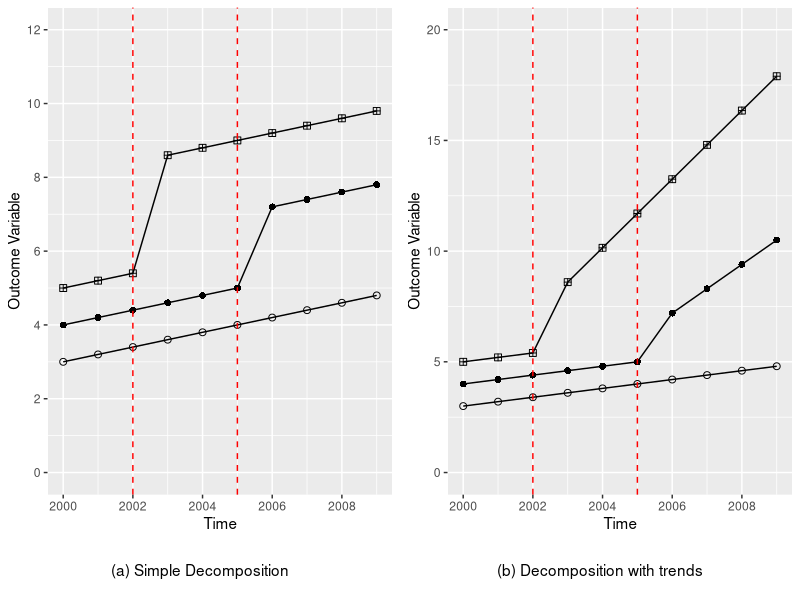
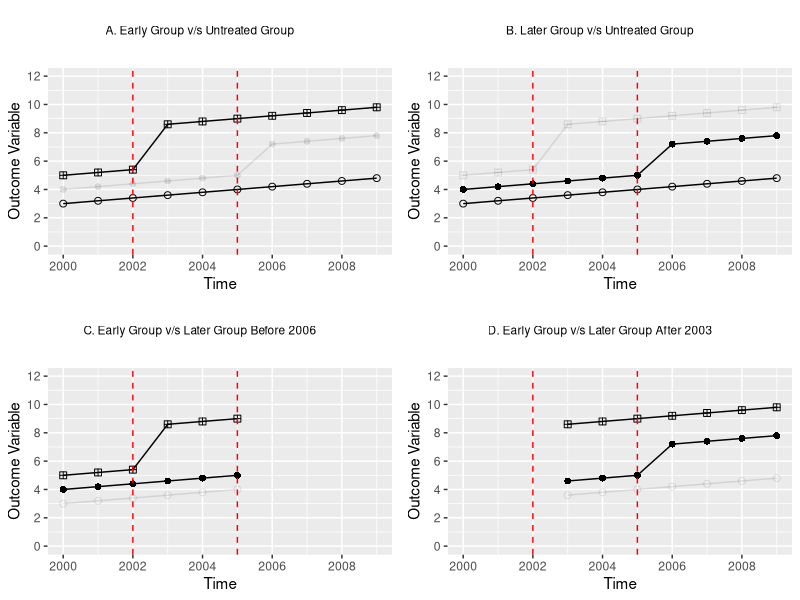
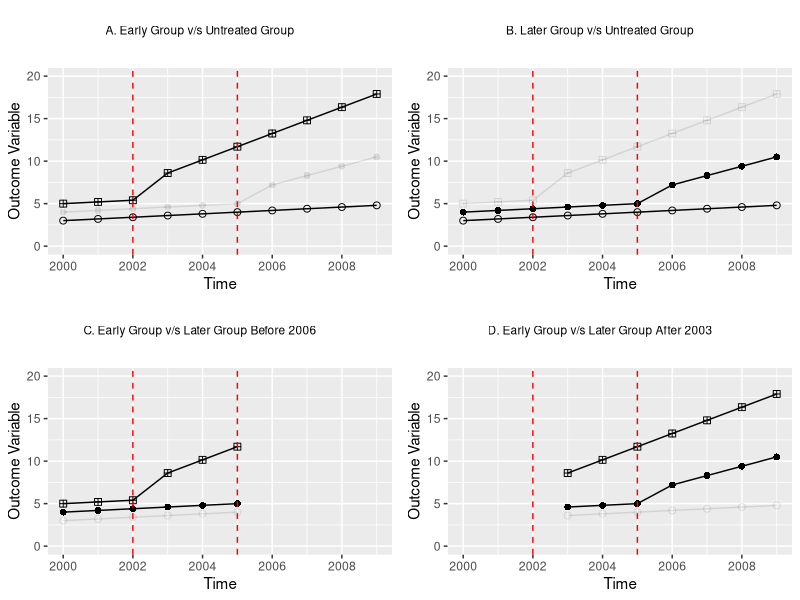

R code for these plots, in order:
## ---- chunk 1
knitr::opts_chunk$set(message = F, warning = F)
rm(list = ls())
## ---- chunk 2
Data <- data.frame(unit = ceiling(1:30/10), year = rep(2000:2009, 3))
## ---- chunk 3
Data$treat <- ifelse(Data$unit == 2, 2006, ifelse(Data$unit == 3, 2003, 0))
Data$time <- ifelse(Data$treat == 0, 0, Data$year - Data$treat)
Data$post <- ifelse(Data$time >= 0 & Data$treat != 0, 1, 0)
## ---- chunk 4
Data$y1 <- 2 + (Data$year - 2000) * 0.2 + 1 * Data$unit + 1 * Data$post * Data$unit + 
  0 * Data$post * Data$unit * (Data$time)
## ---- chunk 5
Data$y2 <- 2 + (Data$year - 2000) * 0.2 + 1 * Data$unit + 1 * Data$post * Data$unit +
  0.45 * Data$post * Data$unit * (Data$time)
## ---- chunk 6
#| code-fold: true
#| code-summary: "Show the plot code"
library(ggplot2)
library(ggpubr)
p1 <- ggplot(data = Data, aes(x = year, y = y1, color = as.factor(unit))) +
  geom_line(linetype = 1, size = 0.5) +
  geom_point(aes(shape = as.factor(unit)), size = 2) +
  scale_shape_manual(values = c(1, 16, 12)) +
  scale_color_manual(values = c("black", "black", "black")) +
  labs(x = "Time", y = "Outcome Variable") +
  scale_x_continuous(breaks = seq(from = 2000, to = 2009, by = 2)) +
  scale_y_continuous(breaks = seq(from = 0, to = 12, by = 2),
                     labels = seq(from = 0, to = 12, by = 2),
                     limits = c(0,12)) +
  geom_vline(xintercept = 2002, color = "red", linetype = 2) +
  geom_vline(xintercept = 2005, color = "red", linetype = 2) +
  theme(legend.position = "none")
t1 <- ggplot() + geom_text(aes(x = 0, y = 0, label = "(a) Simple Decomposition")) +
  theme_void()
p2 <- ggplot(data = Data, aes(x = year, y = y2, color = as.factor(unit))) +
  geom_line(linetype = 1, size = 0.5) +
  geom_point(aes(shape = as.factor(unit)), size = 2) +
  scale_shape_manual(values = c(1, 16, 12)) +
  scale_color_manual(values = c("black", "black", "black")) +
  labs(x = "Time", y = "Outcome Variable") +
  scale_x_continuous(breaks = seq(from = 2000, to = 2009, by = 2)) +
  scale_y_continuous(breaks = seq(from = 0, to = 20, by = 5),
                     labels = seq(from = 0, to = 20, by = 5),
                     limits = c(0,20)) +
  geom_vline(xintercept = 2002, color = "red", linetype = 2) +
  geom_vline(xintercept = 2005, color = "red", linetype = 2) +
  theme(legend.position = "none")
t2 <- ggplot() + geom_text(aes(x = 0, y = 0, label = "(b) Decomposition with trends")) +
  theme_void()
ggarrange(plotlist = list(p1, p2, t1, t2), ncol = 2, nrow = 2, heights = c(0.9, 0.1))
## ---- chunk 7
rm(p1, p2, t1, t2)
## ---- chunk 8
#| code-fold: true
#| code-summary: "Show the plot code"
library(dplyr)
p1 <- ggplot(data = Data, aes(x = year, y = y1, color = as.factor(unit))) +
  geom_line(linetype = 1, size = 0.5, aes(alpha = as.factor(unit))) +
  geom_point(aes(shape = as.factor(unit), alpha = as.factor(unit)), size = 2) +
  scale_alpha_manual(values = c(1,0.1,1)) +
  scale_shape_manual(values = c(1, 16, 12)) +
  scale_color_manual(values = c("black", "black", "black")) +
  labs(x = "Time", y = "Outcome Variable") +
  scale_x_continuous(breaks = seq(from = 2000, to = 2009, by = 2)) +
  scale_y_continuous(breaks = seq(from = 0, to = 12, by = 2),
                     labels = seq(from = 0, to = 12, by = 2),
                     limits = c(0,12)) +
  geom_vline(xintercept = 2002, color = "red", linetype = 2) +
  geom_vline(xintercept = 2005, color = "red", linetype = 2) +
  theme(legend.position = "none")
p2 <- ggplot(data = Data, aes(x = year, y = y1, color = as.factor(unit))) +
  geom_line(linetype = 1, size = 0.5, aes(alpha = as.factor(unit))) +
  geom_point(aes(shape = as.factor(unit), alpha = as.factor(unit)), size = 2) +
  scale_alpha_manual(values = c(1,1,0.1)) +
  scale_shape_manual(values = c(1, 16, 12)) +
  scale_color_manual(values = c("black", "black", "black")) +
  labs(x = "Time", y = "Outcome Variable") +
  scale_x_continuous(breaks = seq(from = 2000, to = 2009, by = 2)) +
  scale_y_continuous(breaks = seq(from = 0, to = 12, by = 2),
                     labels = seq(from = 0, to = 12, by = 2),
                     limits = c(0,12)) +
  geom_vline(xintercept = 2002, color = "red", linetype = 2) +
  geom_vline(xintercept = 2005, color = "red", linetype = 2) +
  theme(legend.position = "none")
p3 <- Data %>% filter(year < 2006) %>%
  ggplot(aes(x = year, y = y1, color = as.factor(unit))) +
  geom_line(linetype = 1, size = 0.5, aes(alpha = as.factor(unit))) +
  geom_point(aes(shape = as.factor(unit), alpha = as.factor(unit)), size = 2) +
  scale_alpha_manual(values = c(0.1,1,1)) +
  scale_shape_manual(values = c(1, 16, 12)) +
  scale_color_manual(values = c("black", "black", "black")) +
  labs(x = "Time", y = "Outcome Variable") +
  scale_x_continuous(breaks = seq(from = 2000, to = 2009, by = 2),
                     limits = c(2000,2009)) +
  scale_y_continuous(breaks = seq(from = 0, to = 12, by = 2),
                     labels = seq(from = 0, to = 12, by = 2),
                     limits = c(0,12)) +
  geom_vline(xintercept = 2002, color = "red", linetype = 2) +
  geom_vline(xintercept = 2005, color = "red", linetype = 2) +
  theme(legend.position = "none")
p4 <- Data %>% filter(year >= 2003) %>%
  ggplot(aes(x = year, y = y1, color = as.factor(unit))) +
  geom_line(linetype = 1, size = 0.5, aes(alpha = as.factor(unit))) +
  geom_point(aes(shape = as.factor(unit), alpha = as.factor(unit)), size = 2) +
  scale_alpha_manual(values = c(0.1,1,1)) +
  scale_shape_manual(values = c(1, 16, 12)) +
  scale_color_manual(values = c("black", "black", "black")) +
  labs(x = "Time", y = "Outcome Variable") +
  scale_x_continuous(breaks = seq(from = 2000, to = 2009, by = 2),
                     limits = c(2000,2009)) +
  scale_y_continuous(breaks = seq(from = 0, to = 12, by = 2),
                     labels = seq(from = 0, to = 12, by = 2),
                     limits = c(0,12)) +
  geom_vline(xintercept = 2002, color = "red", linetype = 2) +
  geom_vline(xintercept = 2005, color = "red", linetype = 2) +
  theme(legend.position = "none")
t1 <- ggplot() + 
  geom_text(aes(x = 0, y = 0, label = "A. Early Group v/s Untreated Group"), size = 3) +
  theme_void()
t2 <- ggplot() + 
  geom_text(aes(x = 0, y = 0, label = "B. Later Group v/s Untreated Group"), size = 3) +
  theme_void()
t3 <- ggplot() + 
  geom_text(aes(x = 0, y = 0, label = "C. Early Group v/s Later Group Before 2006"), 
            size = 3) +
  theme_void()
t4 <- ggplot() + 
  geom_text(aes(x = 0, y = 0, label = "D. Early Group v/s Later Group After 2003"), 
            size = 3) +
  theme_void()
ggarrange(plotlist = list(t1, t2, p1, p2, t3, t4, p3, p4), ncol = 2, nrow = 4, 
          heights = c(0.1, 0.4, 0.1, 0.4))
## ---- chunk 9
rm(p1, p2, p3, p4, t1, t2, t3, t4)
## ---- chunk 10
(mean(Data$y1[Data$unit == 3 & Data$post == 1]) -
   mean(Data$y1[Data$unit == 3 & Data$post == 0])) -
  (mean(Data$y1[Data$unit == 1 & Data$year >= 2003]) -
     mean(Data$y1[Data$unit == 1 & Data$year < 2003]))
## ---- chunk 11
summary(lm(y1 ~ factor(year >= 2003) + factor(unit) + factor(year >= 2003):factor(unit), 
           data = Data, subset = (unit != 2)))
## ---- chunk 12
summary(lm(y1 ~ post + factor(year) + factor(unit), data = Data, subset = (unit != 2)))
## ---- chunk 13
bku <- lm(y1 ~ post + factor(year) + factor(unit), data = Data,
          subset = (unit != 2))$coefficient["post"]
## ---- chunk 14
blu <- lm(y1 ~ post + factor(year) + factor(unit), data = Data, 
   subset = (unit != 3))$coefficient["post"]
blu
(mean(Data$y1[Data$unit == 2 & Data$post == 1]) -
   mean(Data$y1[Data$unit == 2 & Data$post == 0])) -
  (mean(Data$y1[Data$unit == 1 & Data$year >= 2006]) -
     mean(Data$y1[Data$unit == 1 & Data$year < 2006]))
summary(lm(y1 ~ factor(year >= 2006) + factor(unit) + factor(year >= 2006):factor(unit), 
           data = Data, subset = (unit != 3)))
## ---- chunk 15
bklk <- lm(y1 ~ post + factor(year) + factor(unit), data = Data,
   subset = (unit != 1 & year < 2006))$coefficient["post"]
bklk
(mean(Data$y1[Data$unit == 3 & (Data$year >= 2003 & Data$year < 2006)]) -
   mean(Data$y1[Data$unit == 3 & Data$year < 2003])) -
  (mean(Data$y1[Data$unit == 2 & (Data$year >= 2003 & Data$year < 2006)]) -
     mean(Data$y1[Data$unit == 2 & Data$year < 2003]))
summary(lm(y1 ~ factor(year >= 2003) + factor(unit) + factor(year >= 2003):factor(unit), 
           data = Data, subset = (unit != 1 & year < 2006)))
## ---- chunk 16
bkll <- lm(y1 ~ post + factor(year) + factor(unit), data = Data,
   subset = (unit != 1 & year > 2002))$coefficient["post"]
bkll
(mean(Data$y1[Data$unit == 2 & Data$year > 2005]) -
   mean(Data$y1[Data$unit == 2 & (Data$year >= 2003 & Data$year < 2006)])) -
  (mean(Data$y1[Data$unit == 3 & Data$year > 2005]) -
     mean(Data$y1[Data$unit == 3 & (Data$year >= 2003 & Data$year < 2006)]))
summary(lm(y1 ~ factor(year >= 2006) + factor(unit) + factor(year >= 2006):factor(unit), 
           data = Data, subset = (unit != 1 & year > 2002)))
## ---- chunk 17
nk = 1/3
nl = 1/3
nu = 1/3
## ---- chunk 18
Dk = mean(Data$post[Data$unit==3])
Dl = mean(Data$post[Data$unit==2])
## ---- chunk 19
VkU = 0.5*0.5*(Dk)*(1-Dk)
VlU = 0.5*0.5*(Dl)*(1-Dl) 
Vklk = 0.5*0.5*((Dk-Dl)/(1-Dl))*((1-Dk)/(1-Dl))
Vkll = 0.5*0.5*(Dl/Dk)*((Dk-Dl)/(Dk))
VD   = sum(lm(post ~ factor(unit) + factor(year), 
              data = Data)$residuals^2)/30
## ---- chunk 20
wkU = ((nk + nu)^2*VkU)/VD
wkU
wlU = ((nl + nu)^2*VlU)/VD
wlU
wklk = (((nk + nl)*(1-Dl))^2*Vklk)/VD
wklk
wkll = (((nk + nl)*Dk)^2*Vkll)/VD
wkll
## ---- chunk 21
tau = wkU * bku + wlU * blu + wklk * bklk + wkll * bkll
tau
## ---- chunk 22
#| code-fold: true
#| code-summary: "Show the plot code"
library(dplyr)
p1 <- ggplot(data = Data, aes(x = year, y = y2, color = as.factor(unit))) +
  geom_line(linetype = 1, size = 0.5, aes(alpha = as.factor(unit))) +
  geom_point(aes(shape = as.factor(unit), alpha = as.factor(unit)), size = 2) +
  scale_alpha_manual(values = c(1,0.1,1)) +
  scale_shape_manual(values = c(1, 16, 12)) +
  scale_color_manual(values = c("black", "black", "black")) +
  labs(x = "Time", y = "Outcome Variable") +
  scale_x_continuous(breaks = seq(from = 2000, to = 2009, by = 2)) +
  scale_y_continuous(breaks = seq(from = 0, to = 20, by = 5),
                     labels = seq(from = 0, to = 20, by = 5),
                     limits = c(0,20)) +
  geom_vline(xintercept = 2002, color = "red", linetype = 2) +
  geom_vline(xintercept = 2005, color = "red", linetype = 2) +
  theme(legend.position = "none")
p2 <- ggplot(data = Data, aes(x = year, y = y2, color = as.factor(unit))) +
  geom_line(linetype = 1, size = 0.5, aes(alpha = as.factor(unit))) +
  geom_point(aes(shape = as.factor(unit), alpha = as.factor(unit)), size = 2) +
  scale_alpha_manual(values = c(1,1,0.1)) +
  scale_shape_manual(values = c(1, 16, 12)) +
  scale_color_manual(values = c("black", "black", "black")) +
  labs(x = "Time", y = "Outcome Variable") +
  scale_x_continuous(breaks = seq(from = 2000, to = 2009, by = 2)) +
  scale_y_continuous(breaks = seq(from = 0, to = 20, by = 5),
                     labels = seq(from = 0, to = 20, by = 5),
                     limits = c(0,20)) +
  geom_vline(xintercept = 2002, color = "red", linetype = 2) +
  geom_vline(xintercept = 2005, color = "red", linetype = 2) +
  theme(legend.position = "none")
p3 <- Data %>% filter(year < 2006) %>%
  ggplot(aes(x = year, y = y2, color = as.factor(unit))) +
  geom_line(linetype = 1, size = 0.5, aes(alpha = as.factor(unit))) +
  geom_point(aes(shape = as.factor(unit), alpha = as.factor(unit)), size = 2) +
  scale_alpha_manual(values = c(0.1,1,1)) +
  scale_shape_manual(values = c(1, 16, 12)) +
  scale_color_manual(values = c("black", "black", "black")) +
  labs(x = "Time", y = "Outcome Variable") +
  scale_x_continuous(breaks = seq(from = 2000, to = 2009, by = 2),
                     limits = c(2000,2009)) +
  scale_y_continuous(breaks = seq(from = 0, to = 20, by = 5),
                     labels = seq(from = 0, to = 20, by = 5),
                     limits = c(0,20)) +
  geom_vline(xintercept = 2002, color = "red", linetype = 2) +
  geom_vline(xintercept = 2005, color = "red", linetype = 2) +
  theme(legend.position = "none")
p4 <- Data %>% filter(year >= 2003) %>%
  ggplot(aes(x = year, y = y2, color = as.factor(unit))) +
  geom_line(linetype = 1, size = 0.5, aes(alpha = as.factor(unit))) +
  geom_point(aes(shape = as.factor(unit), alpha = as.factor(unit)), size = 2) +
  scale_alpha_manual(values = c(0.1,1,1)) +
  scale_shape_manual(values = c(1, 16, 12)) +
  scale_color_manual(values = c("black", "black", "black")) +
  labs(x = "Time", y = "Outcome Variable") +
  scale_x_continuous(breaks = seq(from = 2000, to = 2009, by = 2),
                     limits = c(2000,2009)) +
  scale_y_continuous(breaks = seq(from = 0, to = 20, by = 5),
                     labels = seq(from = 0, to = 20, by = 5),
                     limits = c(0,20)) +
  geom_vline(xintercept = 2002, color = "red", linetype = 2) +
  geom_vline(xintercept = 2005, color = "red", linetype = 2) +
  theme(legend.position = "none")
t1 <- ggplot() + 
  geom_text(aes(x = 0, y = 0, label = "A. Early Group v/s Untreated Group"), size = 3) +
  theme_void()
t2 <- ggplot() + 
  geom_text(aes(x = 0, y = 0, label = "B. Later Group v/s Untreated Group"), size = 3) +
  theme_void()
t3 <- ggplot() + 
  geom_text(aes(x = 0, y = 0, label = "C. Early Group v/s Later Group Before 2006"), 
            size = 3) +
  theme_void()
t4 <- ggplot() + 
  geom_text(aes(x = 0, y = 0, label = "D. Early Group v/s Later Group After 2003"), 
            size = 3) +
  theme_void()
ggarrange(plotlist = list(t1, t2, p1, p2, t3, t4, p3, p4), ncol = 2, nrow = 4, 
          heights = c(0.1, 0.4, 0.1, 0.4))
## ---- chunk 23
rm(p1, p2, p3, p4, t1, t2, t3, t4)
## ---- chunk 24
# 2X2 DD Regressions
A <- lm(y2 ~ post + factor(year) + factor(unit), data = Data, subset=(unit!=2))
B <- lm(y2 ~ post + factor(year) + factor(unit), data = Data, subset=(unit!=3))
C <- lm(y2 ~ post + factor(year) + factor(unit), data = Data, subset=(unit!=1 & year<2006))
D <- lm(y2 ~ post + factor(year) + factor(unit), data = Data, subset=(unit!=1 & year>2002))
# 2x2 Betas
bkUk <- A$coefficient["post"]
bkUl <- B$coefficient["post"]
bklk <- C$coefficient["post"]
bkll <- D$coefficient["post"]
# Share of time treated
Dk = mean(Data$post[Data$unit==3])
Dl = mean(Data$post[Data$unit==2])
# How much treatment varies
VkUk = 0.5*0.5*(Dk)*(1-Dk)
VkUl = 0.5*0.5*(Dl)*(1-Dl) 
Vklk = 0.5*0.5*((Dk-Dl)/(1-Dl))*((1-Dk)/(1-Dl))
Vkll = 0.5*0.5*(Dl/Dk)*((Dk-Dl)/(Dk))
VD <- sum(lm(post ~ factor(unit) + factor(year), data = Data)$residuals^2/30)
# Share of sample
nk   = 1/3
nl   = 1/3
nu   = 1/3
# Weights
wkUk = ((nk + nu)^2*VkUk)/VD
wkUl = ((nl + nu)^2*VkUl)/VD
wklk = (((nk + nl)*(1-Dl))^2*Vklk)/VD
wkll = (((nk + nl)*Dk)^2*Vkll)/VD
# Tau
tau = bkUk*wkUk + bkUl*wkUl + bklk*wklk + bkll*wkll
tau
